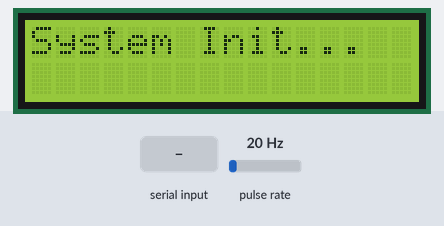
Simulated run of this program. Board: Arduino Uno, built with avr-gcc and run on an emulated ATmega328P. On the bench: 16×2 character LCD. Wiring (inferred from the names in the program): pulse sensor: data pin 2. Inputs (shaded band) come from the test bench; at power-on: pulse rate 20 Hz. What the program prints to the serial monitor is not drawn.

Above: at 0.1 s.
1.9 s: "RESET\n" received over Serial
At 3.2 s:
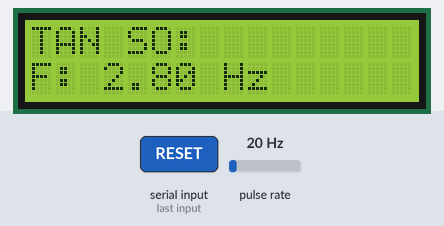
4.9 s: pulse rate (sensor on pin 2) set to 4 Hz
At 6.4 s:
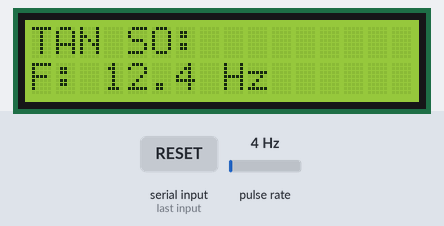
7.9 s: pulse rate (sensor on pin 2) set to 50 Hz
At 9.0 s:
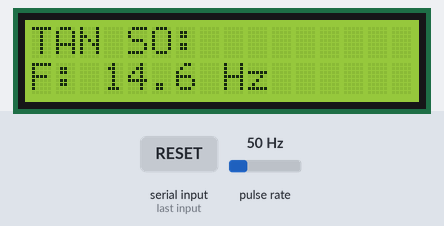
10.9 s: pulse rate (sensor on pin 2) set to 100 Hz
At 12.4 s:
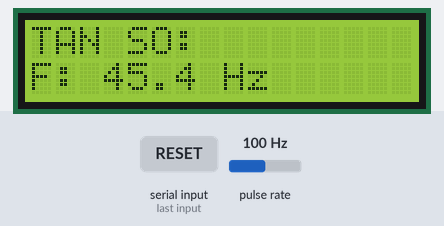
Timing chart, 0 to 13.9 s (numbered marks = the images above; inputs shaded):
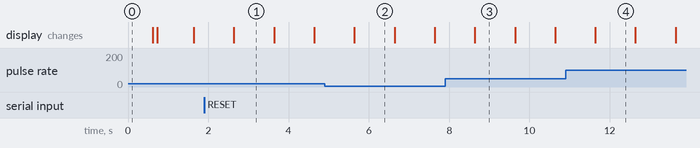

Measured:
- what the display in image 1 shows lasts 1.0 s, from 2.6 s to 3.6 s

The program:

main.cpp
```cpp
#include <Arduino.h>
#include <LiquidCrystal_I2C.h>

// ==================== CẤU HÌNH HỆ THỐNG ====================
// Địa chỉ I2C của LCD (thường là 0x27 hoặc 0x3F)
#define LCD_ADDRESS 0x27
#define LCD_COLS 16
#define LCD_ROWS 2

// Chân đo tần số (chân 2 hoặc 3 hỗ trợ ngắt ngoài trên Arduino Uno)
#define FREQUENCY_PIN 2

#define BAUD_RATE 9600

// Thời gian lấy mẫu (ms) - mặc định 1 giây
#define SAMPLE_INTERVAL 1000

// Thời gian debounce: NE555 tạo xung vuông sạch,
// nên giảm về 0 để đo được tần số cao (>20kHz).
// Nếu để 50us, tần số tối đa chỉ đo được 20kHz.
#define DEBOUNCE_TIME 0

// Số mẫu để làm mượt kết quả
#define SMOOTHING_SAMPLES 5

// ==================== KHAI BÁO ĐỐI TƯỢNG ====================
LiquidCrystal_I2C lcd(LCD_ADDRESS, LCD_COLS, LCD_ROWS);

// ==================== BIẾN TOÀN CỤC ====================
volatile unsigned long pulseCount = 0; // Đếm xung trong ISR
volatile unsigned long lastPulseTime = 0; // Thời gian xung cuối cùng
volatile unsigned long lastInterruptTime = 0; // Thời gian ngắt cuối cùng
unsigned long lastSampleTime = 0; // Thời gian lấy mẫu cuối cùng
float frequency = 0.0; // Tần số tính được (Hz)
float frequencyHistory[SMOOTHING_SAMPLES]; // Lịch sử tần số
int historyIndex = 0; // Chỉ số hiện tại
bool signalDetected = false; // Cờ phát hiện tín hiệu
unsigned long displayUpdateTime = 0; // Thời gian cập nhật LCD
constexpr unsigned long DISPLAY_UPDATE_INTERVAL = 100; // Cập nhật LCD mỗi 100ms

// [THÊM] Biến nhận lệnh từ máy tính
String inputString = "";
bool stringComplete = false;

// ==================== HÀM NGẮT (ISR) VỚI LỌC NHIỄU ====================
void countPulseISR() {
    unsigned long currentInterruptTime = micros();

    // NE555 phát xung tần số cao, ta bỏ qua debounce mềm
    // Nếu vẫn muốn lọc nhiễu cho nút nhấn cơ, hãy tăng DEBOUNCE_TIME > 0
#if DEBOUNCE_TIME > 0
    if (currentInterruptTime - lastInterruptTime >= DEBOUNCE_TIME) {
        pulseCount++;
        lastPulseTime = millis();
        lastInterruptTime = currentInterruptTime;
    }
#else
    // Logic đếm trực tiếp cho tần số cao
    pulseCount++;
    lastPulseTime = millis();
#endif
}

// ==================== HÀM TÍNH TẦN SỐ TRUNG BÌNH (LÀM MỊN) ====================
float calculateSmoothedFrequency(float newFreq) {
    // Thêm tần số mới vào lịch sử
    frequencyHistory[historyIndex] = newFreq;
    historyIndex = (historyIndex + 1) % SMOOTHING_SAMPLES;

    // Tính trung bình
    float sum = 0.0;
    int validSamples = 0;
    for (int i = 0; i < SMOOTHING_SAMPLES; i++) {
        sum += frequencyHistory[i];
        validSamples++;
    }

    if (validSamples > 0) {
        return sum / SMOOTHING_SAMPLES; // Chia đều cho số mẫu cố định để ổn định hơn
    }
    return newFreq;
}

// ==================== HÀM KHỞI TẠO LCD ====================
bool initLCD() {
    lcd.init(); // Khoi tao LCD
    lcd.backlight(); // NEN DEN

    // Kiểm tra LCD có hoạt động không
    lcd.setCursor(0, 0);
    lcd.print("System Init...");
    delay(500);
    lcd.clear();

    return true;
}

// ==================== HÀM HIỂN THỊ TẦN SỐ LÊN LCD ====================
void displayFrequency(const float freq) {
    lcd.setCursor(0, 0);
    lcd.print("TAN SO: "); // Hiển thị tên module

    lcd.setCursor(0, 1);

    if (!signalDetected) {
        lcd.print("No Signal       ");
        return;
    }

    // Hiển thị tần số với định dạng đẹp
    if (freq < 10) {
        lcd.print("F: ");
        lcd.print(freq, 2);
        lcd.print(" Hz      ");
    } else if (freq < 100) {
        lcd.print("F: ");
        lcd.print(freq, 1);
        lcd.print(" Hz      ");
    } else if (freq < 1000) {
        lcd.print("F: ");
        lcd.print(static_cast<unsigned long>(freq));
        lcd.print(" Hz      ");
    } else if (freq < 1000000) {
        lcd.print("F: ");
        lcd.print(freq / 1000.0, 2);
        lcd.print(" kHz     ");
    } else {
        lcd.print("F: ");
        lcd.print(freq / 1000000.0, 3);
        lcd.print(" MHz     ");
    }
}

// ==================== [THÊM] XỬ LÝ LỆNH TỪ MÁY TÍNH ====================
void handleSerialCommands() {
    if (stringComplete) {
        inputString.trim(); // Loại bỏ khoảng trắng thừa
        inputString.toUpperCase(); // Chuyển về chữ hoa

        if (inputString == "RESET") {
            pulseCount = 0;
            for (int i = 0; i < SMOOTHING_SAMPLES; i++) frequencyHistory[i] = 0;
            Serial.println("MSG: System Reset Done");
        } else if (inputString == "GET") {
            // Gửi dữ liệu ngay lập tức khi máy tính yêu cầu
            Serial.print("DATA,");
            Serial.println(frequency, 2);
        }

        // Reset chuỗi nhận
        inputString = "";
        stringComplete = false;
    }

    // Đọc dữ liệu Serial đến
    while (Serial.available()) {
        char inChar = (char) Serial.read();
        if (inChar == '\n') {
            stringComplete = true;
        } else {
            inputString += inChar;
        }
    }
}

// ==================== HÀM SETUP ====================
void setup() {
    // Khởi tạo Serial
    Serial.begin(BAUD_RATE);

    // [THÊM] Header cho Serial Plotter (Công cụ vẽ đồ thị của Arduino)
    Serial.println("Label:Raw Freq,Smoothed Freq");

    Serial.println("=== ĐO TAN SO ===");

    if (initLCD()) {
        Serial.println("LCD: OK");
    } else {
        Serial.println("LCD: ERROR");
    }

    // [SỬA ĐỔI] Dùng INPUT_PULLUP để tránh nhiễu khi chưa cắm dây tín hiệu
    pinMode(FREQUENCY_PIN, INPUT_PULLUP);

    // Khởi tạo mảng lịch sử tần số
    for (int i = 0; i < SMOOTHING_SAMPLES; i++) {
        frequencyHistory[i] = 0.0;
    }

    attachInterrupt(digitalPinToInterrupt(FREQUENCY_PIN), countPulseISR, RISING);

    Serial.println("He thong san sang!");
    lcd.setCursor(0, 0);
    lcd.print("Freq Meter Ready");
    lcd.setCursor(0, 1);
    lcd.print("Waiting signal..");
    lcd.clear();

    lastSampleTime = millis();
    lastPulseTime = millis();
    lastInterruptTime = micros();
    displayUpdateTime = millis();
}


// ==================== HÀM LOOP ====================
void loop() {
    // [THÊM] Luôn lắng nghe lệnh từ máy tính
    handleSerialCommands();

    unsigned long currentTime = millis();

    // Kiểm tra xem đã đến thời gian lấy mẫu chưa
    if (currentTime - lastSampleTime >= SAMPLE_INTERVAL) {
        // Tắt ngắt để đọc an toàn
        noInterrupts();
        unsigned long count = pulseCount;
        unsigned long pulseTime = lastPulseTime;
        pulseCount = 0; // Reset bộ đếm
        interrupts();

        // Tính toán tần số
        float timeElapsed = (currentTime - lastSampleTime) / 1000.0;
        float rawFrequency = count / timeElapsed;

        // Làm mượt tần số
        frequency = calculateSmoothedFrequency(rawFrequency);

        // Kiểm tra tín hiệu (Timeout 2s)
        if (currentTime - pulseTime > 2000) {
            signalDetected = false;
            frequency = 0.0;
            rawFrequency = 0.0; // Reset cả tần số thô
            // Reset lịch sử khi mất tín hiệu
            for (int i = 0; i < SMOOTHING_SAMPLES; i++) {
                frequencyHistory[i] = 0.0;
            }
        } else {
            signalDetected = true;
        }

        lastSampleTime = currentTime;

        // In kết quả ra Serial theo định dạng chuẩn để máy tính dễ đọc
        // Định dạng 1: Dành cho người đọc (Verbose)
        Serial.print("Info: Xung=");
        Serial.print(count);
        Serial.print(" | Raw=");
        Serial.print(rawFrequency, 1);
        Serial.print("Hz | Filtered=");
        Serial.print(frequency, 1);
        Serial.println("Hz");

        // Định dạng 2: Dành cho máy tính vẽ đồ thị (Serial Plotter)
        // Format: RawValue, FilteredValue
        Serial.print(rawFrequency);
        Serial.print(",");
        Serial.println(frequency);
    }

    // Cập nhật LCD định kỳ
    if (currentTime - displayUpdateTime >= DISPLAY_UPDATE_INTERVAL) {
        displayFrequency(frequency);
        displayUpdateTime = currentTime;
    }
}
```
